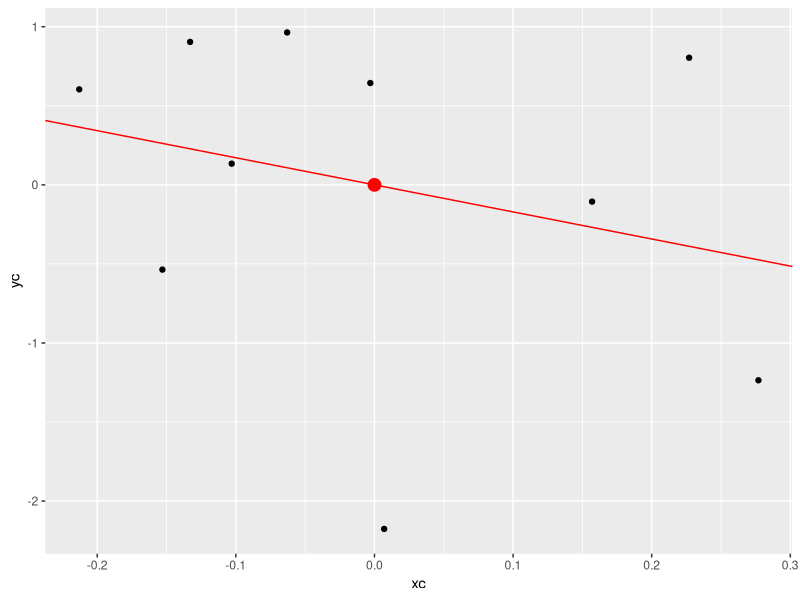

Recreate this plot in R.
## ---- chunk 1
x <- c(0.18, -1.54, 0.42, 0.95)
## ---- chunk 2
w <- c(2, 1, 3, 1)
## ---- chunk 3
# finishes with errors
lm(x~x, weights=w);

#Or, plug each answer into sum(w*(x-u)^2) 
sum(w*(x-.1471)^2); 
sum(w*(x-.3)^2); 
sum(w*(x-1.077)^2); 
sum(w*(x-.0025)^2);
## ---- chunk 4
x <- c(0.8, 0.47, 0.51, 0.73, 0.36, 0.58, 0.57, 0.85, 0.44, 0.42)
y <- c(1.39, 0.72, 1.55, 0.48, 1.19, -1.59, 1.23, -0.65, 1.49, 0.05)
## ---- chunk 5
sum(x*y)/sum(x^2);
## ---- chunk 6
data(mtcars);

# X = wt, Y = mpg; form is lm(y~x, ...)
lm(formula = mpg ~ wt, data=mtcars);
## ---- chunk 7
1.5 * 0.4;
## ---- chunk 8
x <- c(8.58, 10.46, 9.01, 9.64, 8.86)
## ---- chunk 9
z <- ( (x - mean(x)) / sd(x) );

z;
## ---- chunk 10

x <- c(0.8, 0.47, 0.51, 0.73, 0.36, 0.58, 0.57, 0.85, 0.44, 0.42)
y <- c(1.39, 0.72, 1.55, 0.48, 1.19, -1.59, 1.23, -0.65, 1.49, 0.05)
## ---- chunk 11
ym <- mean(y); xm <- mean(x);
ys <- sd(y); xs <- sd(x);

b0 <- ym - (cor(x,y)*ys/xs) * xm; 

print(b0); print(lm(y~x));
## ---- chunk 12
library("ggplot2");

x <- c(0.8, 0.47, 0.51, 0.73, 0.36, 0.58, 0.57, 0.85, 0.44, 0.42);
y <- c(1.39, 0.72, 1.55, 0.48, 1.19, -1.59, 1.23, -0.65, 1.49, 0.05);

xc <- x-mean(x); 
yc <- y-mean(y);

ggplot() + aes(xc,yc) + geom_point() + 
	geom_point(aes(x=0,y=0), color="red", size=4) +
	geom_abline(aes(intercept = coef(lm(yc~xc))[1], slope = coef(lm(yc~xc))[2]), color="red");

round(coef(lm(yc~xc)), 3);
## ---- chunk 13
x <- c(0.8, 0.47, 0.51, 0.73, 0.36, 0.58, 0.57, 0.85, 0.44, 0.42)
## ---- chunk 14
mean(x);
## ---- chunk 15
x <- c(0.8, 0.47, 0.51, 0.73, 0.36, 0.58, 0.57, 0.85, 0.44, 0.42);
y <- c(1.39, 0.72, 1.55, 0.48, 1.19, -1.59, 1.23, -0.65, 1.49, 0.05);

# beta1
beta1 <- coef(lm(y~x))[2];

# gamma1
gamma1 <- coef(lm(x~y))[2];

beta1 / gamma1;

# a)
var(y) / var(x); # <-- this is it

# b
2*sd(y)/sd(x)

# c
1;

# d)
cor(x,y);
